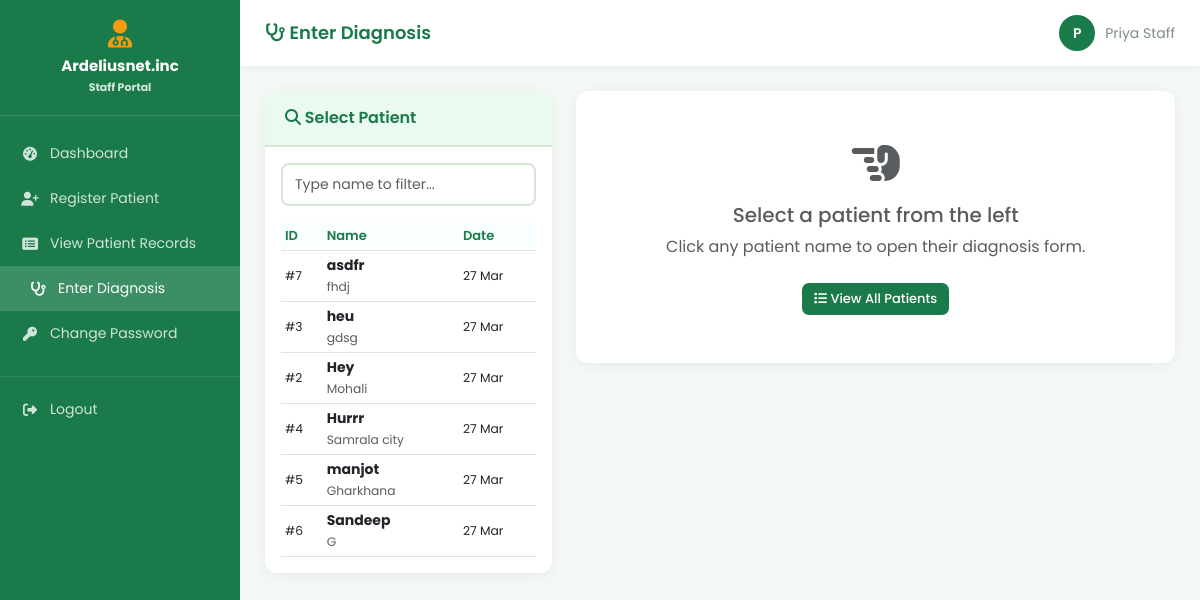
/user/enter_diagnosis.php (signed in), run on the app's committed database.
### tables this page shows
CREATE TABLE `patients` (
  `id` int(11) NOT NULL,
  `name` varchar(100) NOT NULL,
  `age` int(11) NOT NULL,
  `gender` enum('Male','Female','Other') NOT NULL,
  `phone` varchar(15) DEFAULT NULL,
  `village` varchar(100) DEFAULT NULL,
  `disease` varchar(200) DEFAULT NULL,
  `doctor_id` int(11) DEFAULT NULL,
  `visit_date` date NOT NULL,
  `created_at` timestamp NOT NULL DEFAULT current_timestamp(),
  `diagnosis` text DEFAULT NULL,
  `prescription` text DEFAULT NULL,
  `notes` text DEFAULT NULL
);

### user/enter_diagnosis.php (the view, shortened to what this page needs)
<?php
include(__DIR__ . '/../includes/db.php');
$selected_patient = null;
mysqli_query($conn, "CREATE TABLE IF NOT EXISTS patient_prescriptions (
    id            INT AUTO_INCREMENT PRIMARY KEY,
    patient_id    INT NOT NULL,
    medicine_id   INT DEFAULT NULL,
    medicine_name VARCHAR(200) NOT NULL,
    dosage        VARCHAR(100),
    frequency     VARCHAR(100),
    duration      VARCHAR(100),
    qty_given     INT DEFAULT 0,
    created_at    TIMESTAMP DEFAULT CURRENT_TIMESTAMP,
    FOREIGN KEY (patient_id) REFERENCES patients(id) ON DELETE CASCADE
)");
mysqli_query($conn, "ALTER TABLE patients ADD COLUMN IF NOT EXISTS diagnosis TEXT");
mysqli_query($conn, "ALTER TABLE patients ADD COLUMN IF NOT EXISTS prescription TEXT");
mysqli_query($conn, "ALTER TABLE patients ADD COLUMN IF NOT EXISTS notes TEXT");
$preselect_id = isset($_GET['patient_id']) ? intval($_GET['patient_id']) : 0;
$existing_prescriptions = [];
$all_patients = mysqli_query($conn, "SELECT * FROM patients ORDER BY visit_date DESC, name ASC");
$doctors = mysqli_query($conn, "SELECT * FROM doctors ORDER BY name");
?>
<!DOCTYPE html>
<html lang="en">
<head>
    <link href="https://cdn.jsdelivr.net/npm/bootstrap@5.3.0/dist/css/bootstrap.min.css" rel="stylesheet">
    <link href="https://cdnjs.cloudflare.com/ajax/libs/font-awesome/6.4.0/css/all.min.css" rel="stylesheet">
    <link href="../css/style.css" rel="stylesheet">
</head>
<body>
<?php include('sidebar_user.php'); ?>
<div class="main-content">
    <div class="topbar">
        <h4><i class="fas fa-stethoscope"></i> Enter Diagnosis</h4>
        <div class="user-info">
            <div class="user-avatar"><?= strtoupper(substr($_SESSION['user_name'], 0, 1)) ?></div>
            <span><?= $_SESSION['user_name'] ?></span>
        </div>
    </div>
    <div class="page-content">
        <div class="row">
            <div class="col-md-4">
                <div class="card">
                    <div class="card-header">
                        <span><i class="fas fa-search"></i> Select Patient</span>
                    </div>
                    <div class="card-body">
                        <input type="text" id="patientSearch" class="form-control mb-3"
                               placeholder="Type name to filter...">
                        <div style="max-height:450px; overflow-y:auto;">
                            <table class="table table-sm table-hover mb-0" id="patientTable">
                                <thead>
                                    <tr><th>ID</th><th>Name</th><th>Date</th></tr>
                                </thead>
                                <tbody>
                                    <?php while ($p = mysqli_fetch_assoc($all_patients)): ?>
                                    <tr class="<?= ($preselect_id == $p['id']) ? 'patient-row-active' : '' ?>"
                                        style="cursor:pointer;"
                                        onclick="window.location='enter_diagnosis.php?patient_id=<?= $p['id'] ?>'">
                                        <td><small>#<?= $p['id'] ?></small></td>
                                        <td>
                                            <strong><?= htmlspecialchars($p['name']) ?></strong><br>
                                            <small class="text-muted"><?= htmlspecialchars($p['village']) ?></small>
                                        </td>
                                        <td><small><?= date('d M', strtotime($p['visit_date'])) ?></small></td>
                                    </tr>
                                    <?php endwhile; ?>
                                </tbody>
                            </table>
                        </div>
                    </div>
                </div>
            </div>
            <div class="col-md-8">
                <?php if ($selected_patient): ?>
                <div class="card mb-3" style="border-left:4px solid var(--primary);">
                    <div class="card-body py-3">
                        <div class="row">
                            <div class="col-md-6">
                                <h5 class="mb-1" style="color:var(--primary);">
                                    <?= htmlspecialchars($selected_patient['name']) ?>
                                    <span class="badge <?= $selected_patient['gender']=='Male'?'bg-primary':'bg-danger' ?> ms-1">
                                        <?= $selected_patient['gender'] ?>
                                    </span>
                                </h5>
                                <p class="mb-0 text-muted">
                                    Age: <strong><?= $selected_patient['age'] ?></strong> &nbsp;|&nbsp;
                                    Village: <strong><?= htmlspecialchars($selected_patient['village'] ?: 'N/A') ?></strong>
                                </p>
                            </div>
                            <div class="col-md-6 text-md-end">
                                <p class="mb-0 text-muted">Phone: <strong><?= $selected_patient['phone'] ?: 'N/A' ?></strong></p>
                                <p class="mb-0 text-muted">Visit: <strong><?= date('d M Y', strtotime($selected_patient['visit_date'])) ?></strong></p>
                            </div>
                        </div>
                        <?php if ($selected_patient['disease']): ?>
                        <div class="mt-2 p-2" style="background:#fff3cd; border-radius:6px;">
                            <small><strong>Complaint:</strong> <?= htmlspecialchars($selected_patient['disease']) ?></small>
                        </div>
                        <?php endif; ?>
                    </div>
                </div>
                <div class="card">
                    <div class="card-header">
                        <span><i class="fas fa-file-medical-alt"></i> Diagnosis Form — Patient #<?= $selected_patient['id'] ?></span>
                    </div>
                    <div class="card-body">
                        <form method="POST" action="" id="diagnosisForm">
                            <input type="hidden" name="patient_id" value="<?= $selected_patient['id'] ?>">
                            <div class="mb-3">
                                <label class="form-label">Assign / Confirm Doctor</label>
                                <select name="doctor_id" class="form-select">
                                    <option value="0">-- Not Assigned --</option>
                                    <?php mysqli_data_seek($doctors, 0); while ($doc = mysqli_fetch_assoc($doctors)): ?>
                                        <option value="<?= $doc['id'] ?>"
                                            <?= ($selected_patient['doctor_id'] == $doc['id']) ? 'selected' : '' ?>>
                                            <?= htmlspecialchars($doc['name']) ?>
                                            <?= $doc['specialization'] ? '('.$doc['specialization'].')' : '' ?>
                                        </option>
                                    <?php endwhile; ?>
                                </select>
                            </div>
                            <div class="mb-3">
                                <label class="form-label">Diagnosis <span class="text-danger">*</span></label>
                                <textarea name="diagnosis" class="form-control" rows="3"
                                          placeholder="Write the diagnosis here..." required
                                ><?= htmlspecialchars($selected_patient['diagnosis'] ?? '') ?></textarea>
                            </div>
                            <div class="mb-3">
                                <label class="form-label fw-semibold">
                                    <i class="fas fa-pills text-success me-1"></i>
                                    Medicines / Prescription
                                </label>
                                <div id="medicineRows">
                                    <?php if (!empty($existing_prescriptions)): ?>
                                        <?php foreach ($existing_prescriptions as $ep): ?>
                                        <div class="med-row">
                                            <button type="button" class="remove-med" onclick="removeMedRow(this)" title="Remove">
                                                <i class="fas fa-times-circle"></i>
                                            </button>
                                            <input type="hidden" name="med_id[]"
                                                   value="<?= $ep['medicine_id'] ?? 0 ?>">
                                            <div class="row g-2">
                                                <div class="col-md-4" style="position:relative;">
                                                    <label class="form-label form-label-sm">Medicine</label>
                                                    <input type="text" name="med_name[]"
                                                           class="form-control form-control-sm med-name-input"
                                                           value="<?= htmlspecialchars($ep['medicine_name']) ?>"
                                                           placeholder="Search or type...">
                                                    <div class="autocomplete-list" style="display:none;"></div>
                                                </div>
                                                <div class="col-md-2">
                                                    <label class="form-label form-label-sm">Dosage</label>
                                                    <input type="text" name="dosage[]"
                                                           class="form-control form-control-sm"
                                                           value="<?= htmlspecialchars($ep['dosage']) ?>"
                                                           placeholder="e.g. 500mg">
                                                </div>
                                                <div class="col-md-2">
                                                    <label class="form-label form-label-sm">Frequency</label>
                                                    <select name="frequency[]" class="form-select form-select-sm">
                                                        <option value="">--</option>
                                                        <?php
                                                        $freq_opts = ['Once daily','Twice daily','3x daily','4x daily','As needed','Before meals','After meals'];
                                                        foreach ($freq_opts as $fo):
                                                        ?>
                                                        <option value="<?= $fo ?>" <?= ($ep['frequency']==$fo)?'selected':'' ?>><?= $fo ?></option>
                                                        <?php endforeach; ?>
                                                    </select>
                                                </div>
                                                <div class="col-md-2">
                                                    <label class="form-label form-label-sm">Duration</label>
                                                    <input type="text" name="duration[]"
                                                           class="form-control form-control-sm"
                                                           value="<?= htmlspecialchars($ep['duration']) ?>"
                                                           placeholder="e.g. 5 days">
                                                </div>
                                                <div class="col-md-2">
                                                    <label class="form-label form-label-sm">Qty Given</label>
                                                    <input type="number" name="qty_given[]"
                                                           class="form-control form-control-sm"
                                                           value="<?= $ep['qty_given'] ?>"
                                                           min="0" placeholder="0">
                                                </div>
                                            </div>
                                        </div>
                                        <?php endforeach; ?>
                                    <?php endif; ?>
                                </div>
                                <button type="button" class="btn btn-outline-success btn-sm mt-1" onclick="addMedRow()">
                                    <i class="fas fa-plus"></i> Add Medicine
                                </button>
                                <small class="text-muted ms-2">
                                    Stock will be deducted automatically on save.
                                </small>
                            </div>
                            <div class="mb-3">
                                <label class="form-label">Prescription Notes</label>
                                <textarea name="prescription" class="form-control" rows="2"
                                          placeholder="Any additional prescription instructions..."
                                ><?= htmlspecialchars($selected_patient['prescription'] ?? '') ?></textarea>
                            </div>
                            <div class="mb-4">
                                <label class="form-label">Additional Notes</label>
                                <textarea name="notes" class="form-control" rows="2"
                                          placeholder="Follow-up, referrals, special notes..."
                                ><?= htmlspecialchars($selected_patient['notes'] ?? '') ?></textarea>
                            </div>
                            <div class="d-flex gap-2">
                                <button type="submit" name="save_diagnosis" class="btn btn-primary px-4">
                                    <i class="fas fa-save"></i> Save Diagnosis
                                </button>
                                <a href="view_patients.php" class="btn btn-secondary px-4">
                                    <i class="fas fa-arrow-left"></i> Back to List
                                </a>
                            </div>
                        </form>
                    </div>
                </div>
                <?php else: ?>
                <div class="card">
                    <div class="card-body text-center py-5">
                        <i class="fas fa-hand-point-left fa-3x text-muted mb-3"></i>
                        <h5 class="text-muted">Select a patient from the left</h5>
                        <p class="text-muted">Click any patient name to open their diagnosis form.</p>
                        <a href="view_patients.php" class="btn btn-primary mt-2">
                            <i class="fas fa-list"></i> View All Patients
                        </a>
                    </div>
                </div>
                <?php endif; ?>
            </div>
        </div>
    </div>
</div>
</body>
</html>

### data on the page
patients: id "7", name "asdfr", village "fhdj", visit_date "27 Mar"
patients: id "3", name "heu", village "gdsg", visit_date "27 Mar"
patients: id "2", name "Hey", village "Mohali", visit_date "27 Mar"
patients: id "4", name "Hurrr", village "Samrala city", visit_date "27 Mar"
patients: id "5", name "manjot", village "Gharkhana", visit_date "27 Mar"
patients: id "6", name "Sandeep", village "G", visit_date "27 Mar"

### other printed values
$_SESSION['user_role'] "Staff"
substr($_SESSION['user_name'], 0, 1) "P"
$_SESSION['user_name'] "Priya Staff"
